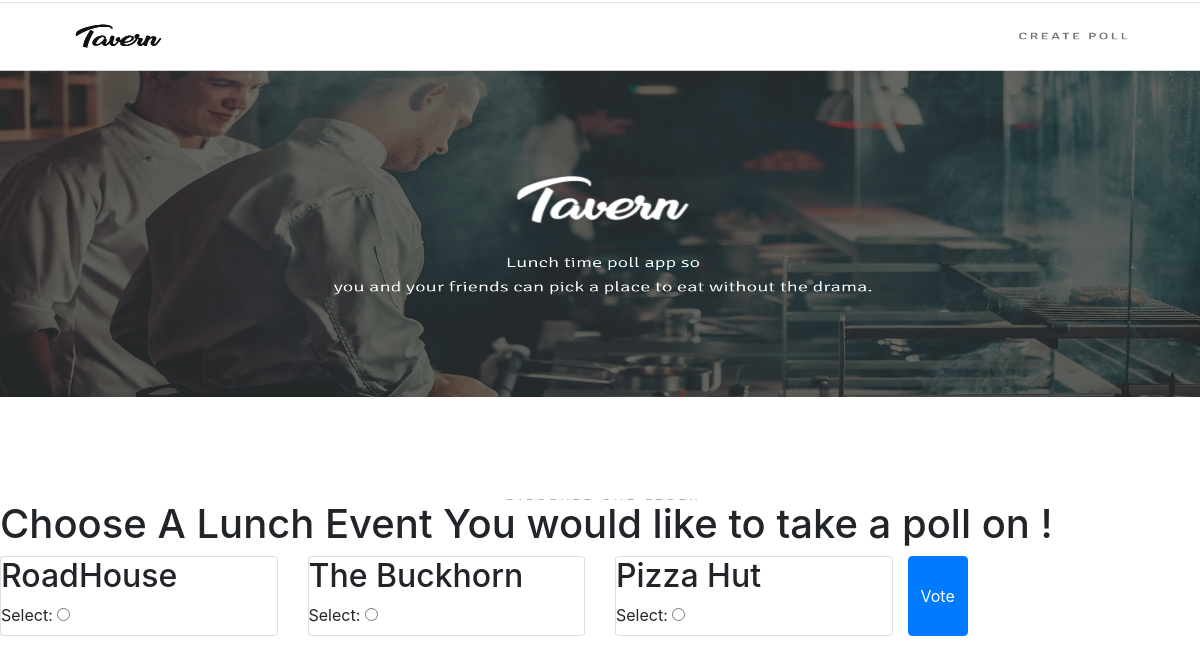
Page /2/ on the committed database.
### tavern/models.py (models this page shows, shortened)
class Location(models.Model):
    lunch = models.ForeignKey('Lunch', on_delete=models.CASCADE)
    suggested_locations = models.CharField(max_length=100,  null=True)
    votes = models.IntegerField(default=0)

### tavern/views.py (the view)
# urls.py: path('<int:pk>/', views.Details.as_view(), name='detail'),
class Details(TemplateView):
    template_name = "details.html"
    def get_context_data(self, **kwargs):
        available_locations = Location.objects.all()
        lunch_pk = self.kwargs.get('pk')
        lunch= Lunch.objects.get(pk=lunch_pk)
        context = {
                "details" : available_locations,
                "lunch" : lunch
        }
        return context

### tavern/Templates/details.html (shortened to what this page needs)
{% extends "base.html"%}
{% block content %}
   <form action="{% url 'tavern:vote' lunch.id %}" method="post" class="row">
       {% for location in lunch.location_set.all %}
            <div class="col-md-3">
                <div class="card">
                  <label for="Location{{ forloop.counter }}">
                      <h2>{{ location.suggested_locations }} </h2>
                       Select: <input type="radio" name="location" id="location{{ forloop.counter }}" value="{{ location.id }}" />
                </div>
            </div>
       {% endfor %}
       <input type="submit" class="btn btn-primary" value="Vote" />
    </form>
{% endblock %}

### rows in the picture
Location: suggested_locations "RoadHouse"
Location: suggested_locations "The Buckhorn"
Location: suggested_locations "Pizza Hut"
